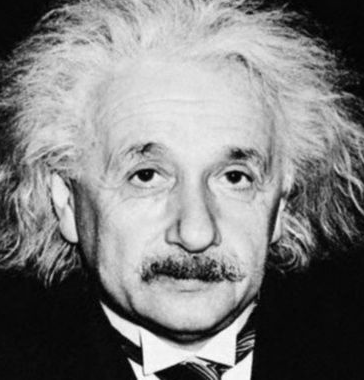
#> input picture Exp4/input/einstein.png, 364 x 380 px
$ python Exp4_21EC39027.py
#> lines starting #> are read from the running program, lines starting #| are printed output that depends on the picture
#> the answer given: input/einstein.png
# %% [markdown]
# # <center>Image and Video Processing Lab</center>
# ## <center>Experiment 4</center>
#
# ____________________
#
# ### <center>Submitted by: Unnati Singh, 21EC39027</center>
#
# _____________________

# %%
import numpy as np
from PIL import Image
import matplotlib.pyplot as plt
import os

from IPython.display import display
import ipywidgets as widgets
from ipywidgets import Output

# %% [markdown]
# ## Q1. Low-pass and High-pass filtering

# %% [markdown]
# Low pass Filter:

# %%
def lpf(lpf_type, image_path, cutoff, order=1):
#> called with lpf_type = 'Butterworth', image_path = 'input/einstein.png', cutoff = 50, order = 1
  image = Image.open(image_path).convert('L')

  array = np.array(image)
  fft_2d = np.fft.fft2(array)
  fft_2d = np.fft.fftshift(fft_2d)

  mask = np.zeros(fft_2d.shape)

  for i in range(fft_2d.shape[0]):
    for j in range(fft_2d.shape[1]):
      d = np.sqrt((i - fft_2d.shape[0]//2)**2 + (j - fft_2d.shape[1]//2)**2)
      if lpf_type.lower() == 'butterworth':
        den = 1 + (d/cutoff)**(2*order)
        mask[i][j] = 1/den

      elif lpf_type.lower() == 'ideal':
        if d <= cutoff:
          mask[i][j] = 1

      elif lpf_type.lower() == 'gaussian':
        mask[i][j] = np.exp(-(d**2)/(2*cutoff**2))

      else:
        raise TypeError("Invalid LPF provided.")
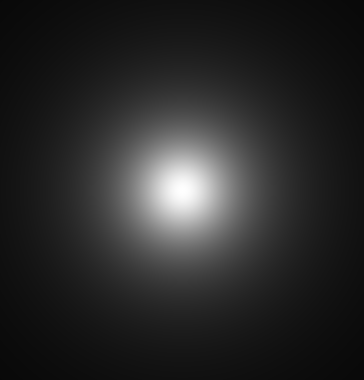
#> mask: shape (380, 364) float64; min 0.0349, max 1, mean 0.165

  fft_shifted = mask*fft_2d

  fft_unshift = np.fft.ifftshift(fft_shifted)

  final = np.real(np.fft.ifft2(fft_unshift))
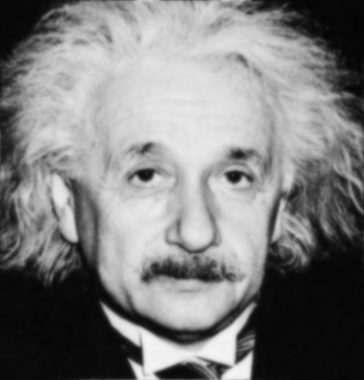
#> final: shape (380, 364) float64; min 4.36, max 245.2, mean 125.9

  maximum = np.max(final)
#> maximum = 245.2
  minimum = np.min(final)
#> minimum = 4.36

  if maximum == minimum:
    diff = 1

  else:
    diff = maximum - minimum
#> diff = 240.8

  final = (255*(final - minimum)/diff).astype(np.uint8)

  return fft_2d, mask, fft_shifted, final

# %%
lpf_dropdown = widgets.Dropdown(
    options=['Butterworth', 'Gaussian', 'Ideal'],
    value='Butterworth',
    description='LPF Type:',
)

cutoff_slider = widgets.IntSlider(
    value=50,
    min=10,
    max=1000,
    step=10,
    description='Cutoff:',
    continuous_update=False
)

image_text = widgets.Text(
    value=input('Enter name of image file'),
    description='Image File:',
)

order_label = widgets.Label(
    value='Order (only for Butterworth filter):'
)
order_input = widgets.IntText(
    value=1,
    disabled=False,
    # layout=widgets.Layout(width='100px')
)

output_widget = Output()

display(lpf_dropdown, cutoff_slider, image_text, order_label, order_input, output_widget)

def update_lpf(change):
    l = lpf_dropdown.value
    image = image_text.value
    cutoff = cutoff_slider.value
    order = order_input.value

    order_input.disabled = (l != 'Butterworth')

    with output_widget:
        output_widget.clear_output(wait=True)

        original, filter_lpf, fft, final_image = lpf(l, image, cutoff, order)

        orig = 20 * np.log(np.abs(original) + 1e-6)
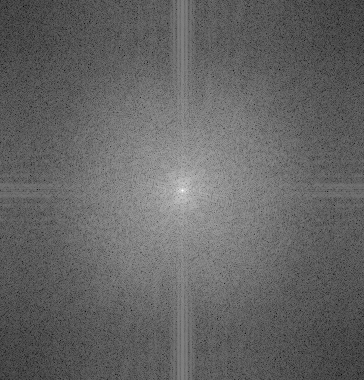
#> orig: shape (380, 364) float64; min 16.15, max 333.5, mean 141.9; drawn with min black and max white
        filter_spec = 20 * np.log(np.abs(filter_lpf) + 1e-6)
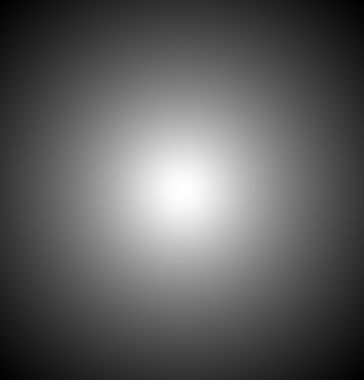
#> filter_spec: shape (380, 364) float64; min -67.13, max 2e-05, mean -42.23; drawn with min black and max white
        new = 20 * np.log(np.abs(fft) + 1e-6)

        plt.figure(figsize=(20, 8))
#> (this line was passed over: IPython is not available in this run)

        plt.subplot(1, 4, 1)
#> (this line was passed over: IPython is not available in this run)
        plt.title("FFT Magnitude Spectrum of Original Image")
#> (this line was passed over: IPython is not available in this run)
        plt.imshow(orig, cmap='gray')
#> (this line was passed over: IPython is not available in this run)
        plt.axis('off')
#> (this line was passed over: IPython is not available in this run)

        plt.subplot(1, 4, 2)
#> (this line was passed over: IPython is not available in this run)
        plt.title("FFT Magnitude Spectrum of the Filter")
#> (this line was passed over: IPython is not available in this run)
        plt.imshow(filter_spec, cmap='gray')
        plt.axis('off')

        plt.subplot(1, 4, 3)
        plt.title("FFT Magnitude Spectrum of Filtered Image")
        plt.imshow(new, cmap='gray')
        plt.axis('off')

        plt.subplot(1, 4, 4)
        plt.title("Filtered Image")
        plt.imshow(final_image, cmap='gray')
        plt.axis('off')

        plt.show()

lpf_dropdown.observe(update_lpf, names='value')
cutoff_slider.observe(update_lpf, names='value')
order_input.observe(update_lpf, names='value')
image_text.observe(update_lpf, names='value')

#> (the run stopped early here; a loop or call above may not have finished)
